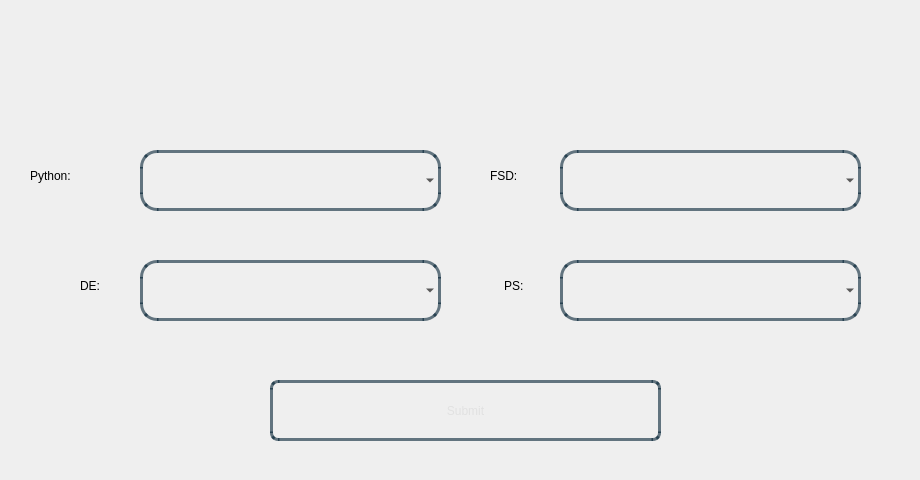
<?xml version="1.0" encoding="UTF-8"?>
<ui version="4.0">
 <class>Dialog</class>
 <widget class="QDialog" name="Dialog">
  <property name="geometry">
   <rect>
    <x>0</x>
    <y>0</y>
    <width>920</width>
    <height>480</height>
   </rect>
  </property>
  <property name="windowTitle">
   <string>Dialog</string>
  </property>
  <property name="styleSheet">
   <string notr="true"/>
  </property>
  <widget class="QWidget" name="bgwidget" native="true">
   <property name="geometry">
    <rect>
     <x>0</x>
     <y>0</y>
     <width>920</width>
     <height>481</height>
    </rect>
   </property>
   <property name="styleSheet">
    <string notr="true">
QWidget#bgwidget{
background-color:qlineargradient(x1: 1, y1: 1, x2:1, y2: 0.2, stop: 0 rgba(0, 52, 89,140),
stop: 1 rgba(0, 168, 232,190))
}
</string>
   </property>
   <widget class="QLabel" name="whichClass">
    <property name="geometry">
     <rect>
      <x>230</x>
      <y>40</y>
      <width>691</width>
      <height>61</height>
     </rect>
    </property>
    <property name="styleSheet">
     <string notr="true">font: 24pt &quot;Sans Serif Collection&quot;;
color: rgba(0,23,31,255);
</string>
    </property>
    <property name="text">
     <string/>
    </property>
   </widget>
   <widget class="QLabel" name="label_2">
    <property name="geometry">
     <rect>
      <x>30</x>
      <y>150</y>
      <width>131</width>
      <height>51</height>
     </rect>
    </property>
    <property name="styleSheet">
     <string notr="true">font: 18pt &quot;Sans Serif Collection&quot;;
</string>
    </property>
    <property name="text">
     <string>Python:</string>
    </property>
   </widget>
   <widget class="QLabel" name="label_3">
    <property name="geometry">
     <rect>
      <x>490</x>
      <y>150</y>
      <width>131</width>
      <height>51</height>
     </rect>
    </property>
    <property name="styleSheet">
     <string notr="true">font: 18pt &quot;Sans Serif Collection&quot;;
</string>
    </property>
    <property name="text">
     <string>FSD:</string>
    </property>
   </widget>
   <widget class="QLabel" name="label_4">
    <property name="geometry">
     <rect>
      <x>80</x>
      <y>260</y>
      <width>131</width>
      <height>51</height>
     </rect>
    </property>
    <property name="styleSheet">
     <string notr="true">font: 18pt &quot;Sans Serif Collection&quot;;
</string>
    </property>
    <property name="text">
     <string>DE:</string>
    </property>
   </widget>
   <widget class="QLabel" name="label_5">
    <property name="geometry">
     <rect>
      <x>504</x>
      <y>260</y>
      <width>131</width>
      <height>51</height>
     </rect>
    </property>
    <property name="styleSheet">
     <string notr="true">font: 18pt &quot;Sans Serif Collection&quot;;
</string>
    </property>
    <property name="text">
     <string>PS:</string>
    </property>
   </widget>
   <widget class="QPushButton" name="submit">
    <property name="geometry">
     <rect>
      <x>270</x>
      <y>380</y>
      <width>391</width>
      <height>61</height>
     </rect>
    </property>
    <property name="styleSheet">
     <string notr="true">
QPushButton{
border-radius:8px;
border:3px solid rgba(0,30,50,150);
color:rgba(225,225,225,255);
background-color:rgba(0,0,0,0);
font: 22pt &quot;Sans Serif Collection&quot;;
}
.QPushButton:hover
{
   background-color:white;
	color: rgba(0,30,50,150);
}
</string>
    </property>
    <property name="text">
     <string>Submit</string>
    </property>
   </widget>
   <widget class="QComboBox" name="pythonFaculty">
    <property name="geometry">
     <rect>
      <x>140</x>
      <y>150</y>
      <width>301</width>
      <height>61</height>
     </rect>
    </property>
    <property name="styleSheet">
     <string notr="true">.QComboBox{
border-radius:17px;
background-color:rgba(0,0,0,0);
border:3px solid rgba(0,30,50,150);
font: 18pt &quot;Sans Serif Collection&quot;;
padding:18px;
	padding-top:12px;

}

.QComboBox:focus{
color:rgba(0,30,50,150);
}
</string>
    </property>
   </widget>
   <widget class="QComboBox" name="fsdFaculty">
    <property name="geometry">
     <rect>
      <x>560</x>
      <y>150</y>
      <width>301</width>
      <height>61</height>
     </rect>
    </property>
    <property name="styleSheet">
     <string notr="true">.QComboBox{
border-radius:17px;
background-color:rgba(0,0,0,0);
border:3px solid rgba(0,30,50,150);
font: 18pt &quot;Sans Serif Collection&quot;;
padding:18px;
	padding-top:12px;

}

.QComboBox:focus{
color:rgba(0,30,50,150);
}
</string>
    </property>
   </widget>
   <widget class="QComboBox" name="deFaculty">
    <property name="geometry">
     <rect>
      <x>140</x>
      <y>260</y>
      <width>301</width>
      <height>61</height>
     </rect>
    </property>
    <property name="styleSheet">
     <string notr="true">.QComboBox{
border-radius:17px;
background-color:rgba(0,0,0,0);
border:3px solid rgba(0,30,50,150);
font: 18pt &quot;Sans Serif Collection&quot;;
padding:18px;
	padding-top:12px;

}

.QComboBox:focus{
color:rgba(0,30,50,150);
}
</string>
    </property>
   </widget>
   <widget class="QComboBox" name="psFaculty">
    <property name="geometry">
     <rect>
      <x>560</x>
      <y>260</y>
      <width>301</width>
      <height>61</height>
     </rect>
    </property>
    <property name="styleSheet">
     <string notr="true">.QComboBox{
border-radius:17px;
background-color:rgba(0,0,0,0);
border:3px solid rgba(0,30,50,150);
font: 18pt &quot;Sans Serif Collection&quot;;
padding:18px;
	padding-top:12px;

}

.QComboBox:focus{
color:rgba(0,30,50,150);
}
</string>
    </property>
   </widget>
  </widget>
 </widget>
 <resources/>
 <connections/>
</ui>
